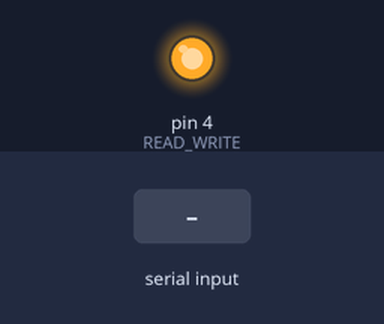
This sketch was run on a simulated Arduino Uno, built with avr-gcc and run on an emulated ATmega328P. On the bench: output pins drawn as LEDs (lit = HIGH). Inputs (shaded band) come from the test bench. What the sketch prints to the serial monitor is not drawn.

Above: at 1.2 s.
1.3 s: byte 33 (END_CHAR) received over Serial
Timing chart, 0 to 4.3 s (numbered marks = the images above; inputs shaded):
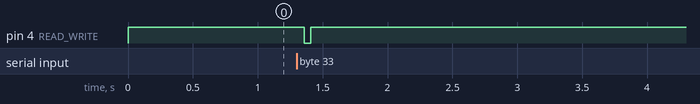

Measured:
- after the input at 1.3 s, pin 4 (READ_WRITE): HIGH → LOW after 0.06 s, → HIGH 0.05 s later

The sketch:

topBoardPacketGenerator.ino
```cpp
//To use this sketch, connect pin 2 and 3 as the RX and TX pins. Pin 4 is the READ/WRITE pin
//Open up the serial monitor and specify a packet to send in
//The following manner:

// MOTOR1 MOTOR2 MOTOR3 MOTOR4 MOTOR5 MOTOR5 MOTOR7 MOTOR8 TOOL1 TOOL2 R G B <CHECKSUM>!
//All input should terminate with the '!' character.

//Values may be entered in decimal ie 10 or hexadecimal ie 0x0A

// <CHECKSUM> is a flag, if left empty a correct checksum will be
//calculated.  If anything else is used, a corrupt checksum will
//be created and sent.

//Less than 13 arguments will result in random garbage being sent probably
//More than 13 will result in a corrupt checksum


#include <SoftwareSerial.h>
#include <string.h>
#include <stdlib.h>

//Define pins
#define RX 2
#define TX 3
#define READ_WRITE 4

//User input related constants
#define MAX_STR_LEN 64
#define MAX_ARGS 16
#define END_CHAR '!'
#define DELIM " "
#define PACKET_LEN 16

//Packet related constants
#define START_BYTE 0x12
#define END_BYTE 0x13

//Other constants
#define TIMEOUT 50 //Number of milliseconds to wait for response before giving up

//Global variables
SoftwareSerial tinySerial(RX,TX);
//String input;
char** input;

//Fuction definitions
char** getUserInput();     //Grab packet from user
void printInput(char**);   //For debugging only, print packet
void destroyInput(char**); //Free allocated memory of packet
void sendPacket(char**);   //Send packet to attiny
byte crc8(const byte *);   //Generate the checksum
void getResponse();        //Get and handle response from attiny

void setup()
{
  pinMode(READ_WRITE,OUTPUT);
  digitalWrite(READ_WRITE,HIGH);
  Serial.begin(9600);     //To communicate with user
  tinySerial.begin(9600); //To communicate with attiny
}

void loop()
{
  input=getUserInput();
  sendPacket(input);
  getResponse();
  destroyInput(input);
}

char** getUserInput()
{
  char str[MAX_STR_LEN+1];
  int i=0; //Iterator
  char byteIn;
  boolean terminator = false;
  char** info;
  char* token;

  while(!terminator&&i!=MAX_STR_LEN)
  {
    if(Serial.available()){
      byteIn= Serial.read();
      if(byteIn==END_CHAR){terminator=true;}
      else {str[i]=byteIn;i++;}
    }
  }
  str[i]='\0';
  while(Serial.available()){Serial.read();} //Flush input buffer

  info = (char**)malloc(sizeof(char*)*MAX_ARGS);
  i=0;
  //Time to explodenate WOOOOOOOOOOOOOOOOOOOOO
  token=strtok(str,DELIM);
  while(token!=NULL)
  {
    info[i]=strdup(token);
    token=strtok(NULL,DELIM);
    i++;
  }
  info[i]=strdup("END");
  return info;
}

void printInput(char** info)
{
  int i=0;
  while(strcmp(info[i], "END")!=0)
  {
    Serial.println(info[i]);
    i++;
  }
}

void destroyInput(char** info)
{
  int i=0;
  while(strcmp(info[i],"END")!=0)
  {
    free(info[i]);
    i++;
  }
  free(info[i]);
  free(info);
}

void sendPacket(char** info)
{
  byte packet[PACKET_LEN];
  int i;
  boolean corrupt; //Whether or not the checksum should be corrupted

  packet[0]=START_BYTE; //Add start byte

  for(i=1;i<=PACKET_LEN-3;i++) //Take info from string array and put into packet
  {
    packet[i] = strtol(info[i-1],NULL,0);
  }

  //Add checksum
  corrupt = strcmp(info[i-1],"END")==0? false: true;
  packet[i] = crc8(packet);
  if(corrupt){packet[i]= ~packet[i];} //Bitwise not should corrupt it real good

  //Add end byte
  packet[++i] = END_BYTE;

  //Print info to user
  Serial.print("Sending Packet:");
  for(i=0;i<PACKET_LEN;i++)
  {
    Serial.print(" 0x");
    Serial.print(packet[i],HEX);
  }
  if(corrupt){Serial.print(" (corrupt checksum)");}
  Serial.print('\n');

  //Send packet fo-rizzle my nizzle up in hizzle
  for(i=0;i<PACKET_LEN;i++)
  {
    tinySerial.write(packet[i]);
  }
}

//Dont know where this function came from, but hopefully it works
byte crc8(const byte *packet)
{
  byte crc = 0;
  *packet++;
  for(byte len = 1; len < PACKET_LEN-2; len++) {
    uint8_t inbyte = *packet++;
    for (byte i = 8; i; i--) {
      byte mix = (crc ^ inbyte) & 0x01;
      crc >>= 1;
      if (mix) crc ^= 0xD5;
      inbyte >>= 1;
    }
  }
  return crc;
}

//This function assumes that the slave sends back only the packet and no other bytes
//Perhaps this should be made more robust
void getResponse()
{
  byte checksum;
  int len=0; //Number of bytes successfully read
  int i;
  byte packet[PACKET_LEN];
  unsigned long startTime = millis();  //Warning, this will screw up if the arduino has been running for 50 days continuously

  digitalWrite(READ_WRITE,LOW);        //Now reading input from slave
  while(millis() <= startTime+TIMEOUT && len<PACKET_LEN)
  {
    if(tinySerial.available())
    {
      packet[len++] = tinySerial.read();
    }
  }
  digitalWrite(READ_WRITE,HIGH);     //Done reading input from slave

  while(tinySerial.available()){tinySerial.read();} //Flush remaining buffer
  if(len==0){Serial.print("ERROR: Failed to receive response after ");Serial.print(TIMEOUT,DEC);Serial.print("ms\n");}
  else
  {
    if(len<PACKET_LEN){Serial.print("ERROR: Incomplete packet recieved before timeout!\n");}
    if(len==PACKET_LEN)
    {
      checksum=crc8(packet);
      if(checksum!=packet[PACKET_LEN-2])
      {
        Serial.print("ERROR: Checksum incorrect, should be 0x");
        Serial.print(checksum,HEX); Serial.print(" not 0x");
        Serial.print(packet[PACKET_LEN-2],HEX);Serial.print("\n");
      }
    }
    Serial.print("Packet recieved:");
    for(i=0;i<len;i++)
    {
      Serial.print(" 0x");
      Serial.print(packet[i],HEX);
    }
  }
  Serial.print("\n\n");

}
```
